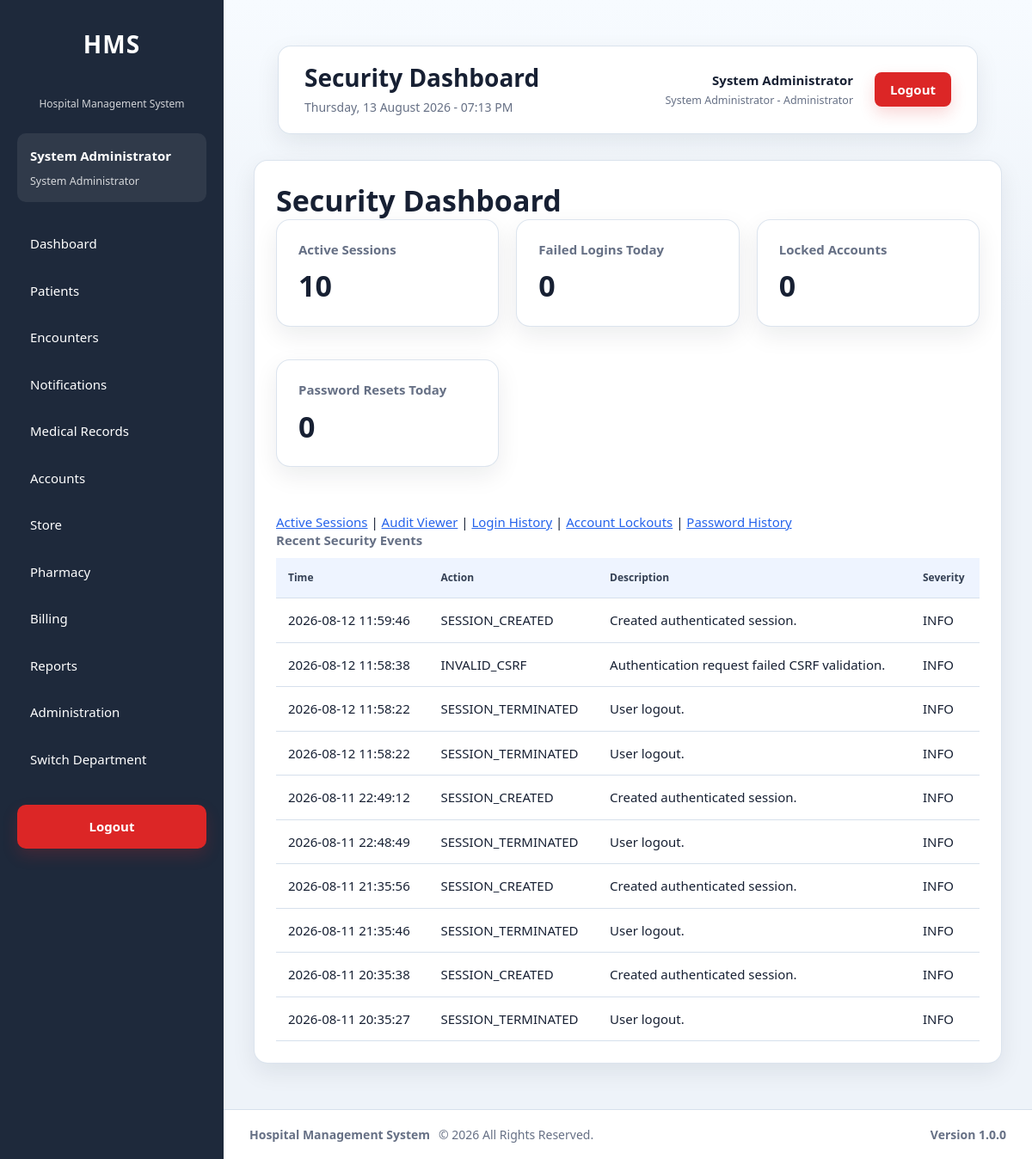
The page /modules/administration/security/dashboard.php (signed in) on the database as committed earlier.
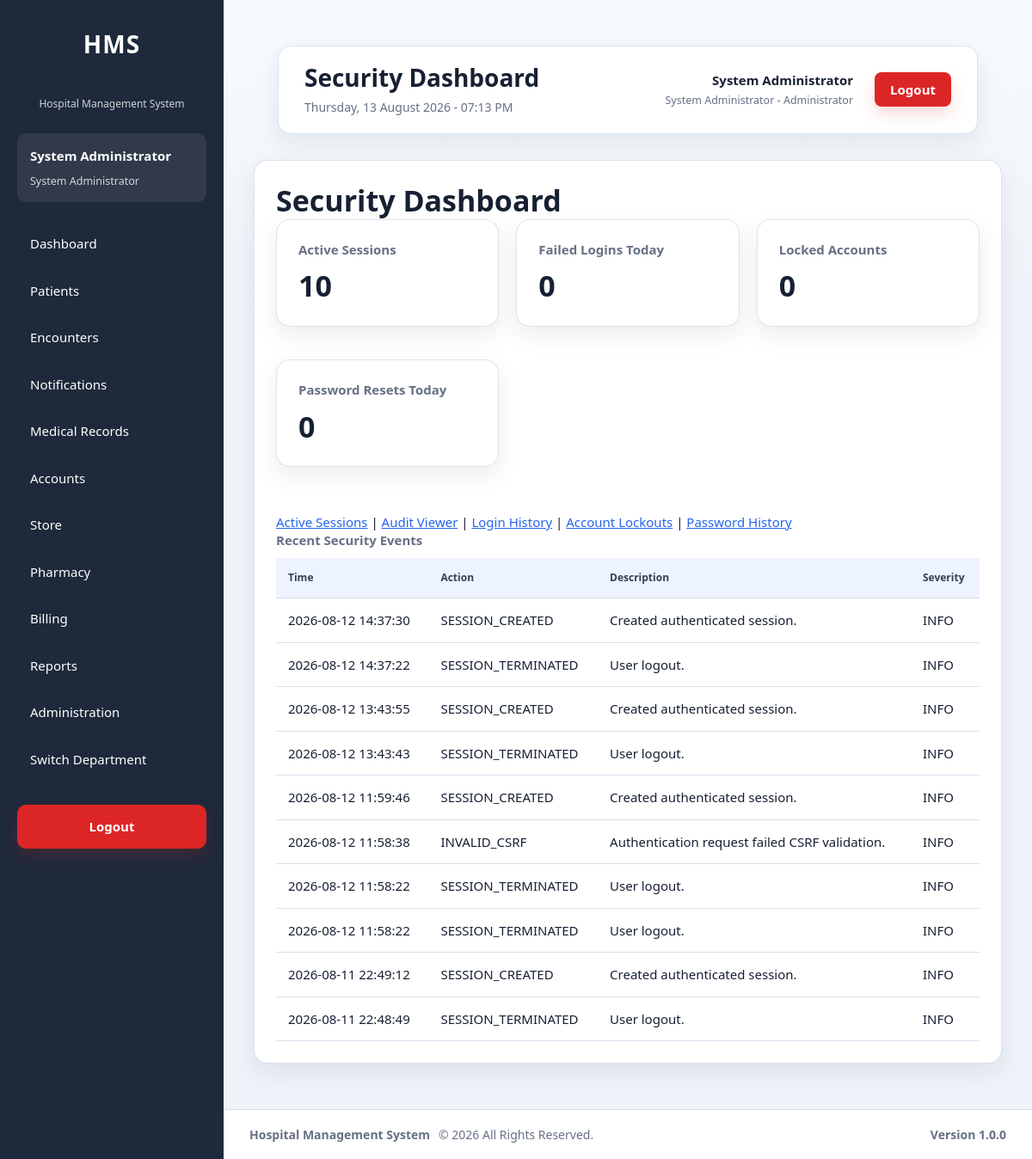
The same page on the database as committed later.
### tables this page shows
CREATE TABLE `audit_logs` (
  `id` int(11) NOT NULL AUTO_INCREMENT,
  `user_id` int(11) DEFAULT NULL,
  `visit_id` int(11) DEFAULT NULL,
  `patient_id` int(11) DEFAULT NULL,
  `module` varchar(100) NOT NULL,
  `action` varchar(100) NOT NULL,
  `description` text DEFAULT NULL,
  `ip_address` varchar(50) DEFAULT NULL,
  `user_agent` varchar(255) DEFAULT NULL,
  `department_id` int(11) DEFAULT NULL,
  `severity` varchar(20) NOT NULL DEFAULT 'INFO',
  `event_type` varchar(100) NOT NULL DEFAULT 'GENERAL',
  `created_at` timestamp NOT NULL DEFAULT current_timestamp(),
  PRIMARY KEY (`id`),
  KEY `idx_audit_user` (`user_id`),
  KEY `idx_audit_visit` (`visit_id`),
  KEY `idx_audit_patient_created` (`patient_id`,`created_at`),
  KEY `idx_audit_module` (`module`),
  KEY `idx_audit_created` (`created_at`),
  KEY `idx_audit_action_created` (`action`,`created_at`),
  KEY `idx_audit_user_created` (`user_id`,`created_at`),
  KEY `idx_audit_ip_created` (`ip_address`,`created_at`),
  KEY `idx_audit_department_created` (`department_id`,`created_at`),
  KEY `idx_audit_module_created` (`module`,`created_at`),
  KEY `idx_audit_event_created` (`event_type`,`created_at`),
  KEY `idx_audit_severity_created` (`severity`,`created_at`),
  KEY `idx_audit_visit_created` (`visit_id`,`created_at`),
  CONSTRAINT `fk_audit_department` FOREIGN KEY (`department_id`) REFERENCES `departments` (`id`) ON DELETE SET NULL ON UPDATE CASCADE,
  CONSTRAINT `fk_audit_patient` FOREIGN KEY (`patient_id`) REFERENCES `patients` (`id`) ON DELETE SET NULL ON UPDATE CASCADE,
  CONSTRAINT `fk_audit_user` FOREIGN KEY (`user_id`) REFERENCES `users` (`id`) ON DELETE SET NULL ON UPDATE CASCADE,
  CONSTRAINT `fk_audit_visit` FOREIGN KEY (`visit_id`) REFERENCES `visits` (`id`) ON DELETE SET NULL ON UPDATE CASCADE
);

### modules/administration/security/bootstrap.php (called while the page is built, shortened)
<?php
require_once __DIR__ . '/../../../config/auth.php';
require_once __DIR__ . '/../../../config/helpers.php';
require_once __DIR__ . '/../../../services/SessionService.php';
require_once __DIR__ . '/../../../services/AuditService.php';
$securityAuditService = new AuditService($pdo);

### services/AuditService.php (called while the page is built, shortened)
<?php
class AuditService
{
    private PDO $db;
    public function __construct(PDO $db)
    {
        $this->db = $db;
    }
    private function getClientIp(): string
    {
        $keys = [
            'HTTP_CLIENT_IP',
            'HTTP_X_FORWARDED_FOR',
            'REMOTE_ADDR'
        ];
        foreach ($keys as $key) {
            if (!empty($_SERVER[$key])) {
                return trim(explode(',', $_SERVER[$key])[0]);
            }
        }
        return 'UNKNOWN';
    }
    public function search(array $filters = [], int $page = 1, int $perPage = 50): array
    {
        $page = max(1, $page);
        $perPage = min(100, max(1, $perPage));
        $where = [];
        $parameters = [];
        if (!empty($filters['module'])) {
            $where[] = 'a.module = :module';
            $parameters[':module'] = $filters['module'];
        }
        $condition = $where ? ' WHERE ' . implode(' AND ', $where) : '';
        $countStmt = $this->db->prepare('SELECT COUNT(*) FROM audit_logs a' . $condition);
        $countStmt->execute($parameters);
        $total = (int)$countStmt->fetchColumn();
        $sql = '
            SELECT a.*, u.first_name, u.last_name, u.username,
                   d.department_name
            FROM audit_logs a
            LEFT JOIN users u ON u.id = a.user_id
            LEFT JOIN departments d ON d.id = a.department_id
        ' . $condition . ' ORDER BY a.created_at DESC, a.id DESC LIMIT :limit OFFSET :offset';
        $stmt = $this->db->prepare($sql);
        foreach ($parameters as $key => $value) {
            $stmt->bindValue($key, $value);
        }
        $stmt->bindValue(':limit', $perPage, PDO::PARAM_INT);
        $stmt->bindValue(':offset', ($page - 1) * $perPage, PDO::PARAM_INT);
        $stmt->execute();
        return [
            'success' => true,
            'data' => $stmt->fetchAll(PDO::FETCH_ASSOC),
            'total' => $total,
            'page' => $page,
            'per_page' => $perPage,
            'errors' => []
        ];
    }
    public function securitySummary(): array
    {
        $queries = [
            'active_sessions' => "SELECT COUNT(*) FROM active_sessions WHERE status = 'Active'",
            'failed_logins_today' => "SELECT COUNT(*) FROM audit_logs WHERE action = 'LOGIN_FAILED' AND created_at >= CURDATE()",
            'locked_accounts' => "SELECT COUNT(*) FROM users WHERE locked_at IS NOT NULL",
            'password_resets_today' => "SELECT COUNT(*) FROM audit_logs WHERE action = 'PASSWORD_RESET' AND created_at >= CURDATE()",
            'security_events_today' => "SELECT COUNT(*) FROM audit_logs WHERE module = 'Security' AND created_at >= CURDATE()"
        ];
        $summary = [];
        foreach ($queries as $key => $sql) {
            $summary[$key] = (int)$this->db->query($sql)->fetchColumn();
        }
        return ['success' => true, 'data' => $summary, 'errors' => []];
    }
}

### services/SettingsService.php (called while the page is built, shortened)
<?php
require_once __DIR__ . '/AuditService.php';
class SettingsService
{
    private PDO $pdo;
    private string $cacheNamespace;
    private static array $rowCache = [];
    public function __construct(PDO $pdo)
    {
        $this->pdo = $pdo;
        $this->cacheNamespace = (string)spl_object_id($pdo);
    }
    public function get(string $key, mixed $default = null): mixed
    {
        $row = $this->settingRow($key);
        $stored = $row['setting_value'];
        try {
            return $this->deserializeValue((string)$stored, (string)$row['setting_type']);
        } catch (Throwable $exception) {
            return $default;
        }
    }
    public function getInteger(string $key, int $default = 0): int
    {
        $value = $this->get($key, $default);
        return is_numeric($value) ? (int)$value : $default;
    }
    private function settingRow(string $key): ?array
    {
        if (array_key_exists($key, self::$rowCache[$this->cacheNamespace] ?? [])) {
            return self::$rowCache[$this->cacheNamespace][$key];
        }
        try {
            $stmt = $this->pdo->prepare(
                'SELECT * FROM system_settings WHERE setting_key = :setting_key LIMIT 1'
            );
            $stmt->execute([':setting_key' => $key]);
            $row = $stmt->fetch(PDO::FETCH_ASSOC) ?: null;
        } catch (Throwable $exception) {
            $row = null;
        }
        self::$rowCache[$this->cacheNamespace][$key] = $row;
        return $row;
    }
    private function deserializeValue(string $value, string $type): mixed
    {
        return match ($type) {
            'integer' => (int)$value,
            'boolean' => in_array(strtolower($value), ['1', 'true', 'yes', 'on'], true),
            'float' => (float)$value,
            'array' => $this->toArray($value),
            default => $value
        };
    }
}

### services/SessionService.php (called while the page is built, shortened)
<?php
class SessionService
{
    private ?PDO $pdo;
    private ?int $resolvedTimeoutSeconds = null;
    public function __construct(?PDO $pdo = null)
    {
        if ($pdo === null) {
            require_once __DIR__ . '/../config/database.php';
            $pdo = $GLOBALS['pdo'] ?? ($pdo ?? null);
        }
        $this->pdo = $pdo;
    }
    public function requireLogin(): void
    {
        $this->refreshOrExpire();
    }
    private function refreshOrExpire(): void
    {
        $lastActivity = (int)(
            $_SESSION['last_activity']
            ?? $_SESSION['login_time']
            ?? time()
        );
        if (time() - $lastActivity <= $this->sessionTimeoutSeconds()) {
            return;
        }
        exit;
    }
    private function sessionTimeoutSeconds(): int
    {
        if ($this->resolvedTimeoutSeconds !== null) {
            return $this->resolvedTimeoutSeconds;
        }
        $config = require __DIR__ . '/../config/app.php';
        $fallback = max(
            60,
            (int)($config['security']['session_timeout_seconds']
                ?? self::SESSION_TIMEOUT_SECONDS)
        );
        try {
            require_once __DIR__ . '/SettingsService.php';
            $minutes = (new SettingsService($this->pdo))->getInteger(
                'security.session_timeout_minutes',
                (int)ceil($fallback / 60)
            );
            return $this->resolvedTimeoutSeconds = max(60, $minutes * 60);
        } catch (Throwable $exception) {
            return $this->resolvedTimeoutSeconds = $fallback;
        }
    }
}

### config/auth.php (called while the page is built, shortened)
<?php
require_once __DIR__ . '/../services/SessionService.php';
$sessionService = new SessionService();
$sessionService->requireLogin();

### config/helpers.php (called while the page is built, shortened)
<?php
function e($value): string
{
    return htmlspecialchars(
        (string)$value,
        ENT_QUOTES,
        'UTF-8'
    );
}

### modules/administration/security/dashboard.php (the view, shortened to what the changed rows need)
<?php
require_once __DIR__ . '/bootstrap.php';
$securityAuditService->log(
    (int)$currentUser['id'],
    null,
    'Security',
    'SECURITY_REPORT_VIEWED',
    'Viewed the security dashboard.',
    $_SESSION['active_department_id'] ?? null,
    'INFO',
    'SECURITY_REPORT_VIEWED'
);
$summary = $securityAuditService->securitySummary()['data'] ?? [];
$recent = $securityAuditService->search(['module' => 'Security'], 1, 10)['data'] ?? [];
require_once __DIR__ . '/../../../layouts/header.php';
require_once __DIR__ . '/../../../layouts/sidebar.php';
?>
<main class="content">
    <?php require_once __DIR__ . '/../../../layouts/navbar.php'; ?>
    <section class="card">
        <h2>Security Dashboard</h2>
        <div class="stats">
            <div class="card"><h3>Active Sessions</h3><h2><?= (int)($summary['active_sessions'] ?? 0) ?></h2></div>
            <div class="card"><h3>Failed Logins Today</h3><h2><?= (int)($summary['failed_logins_today'] ?? 0) ?></h2></div>
            <div class="card"><h3>Locked Accounts</h3><h2><?= (int)($summary['locked_accounts'] ?? 0) ?></h2></div>
            <div class="card"><h3>Password Resets Today</h3><h2><?= (int)($summary['password_resets_today'] ?? 0) ?></h2></div>
        </div>
        <table><thead><tr><th>Time</th><th>Action</th><th>Description</th><th>Severity</th></tr></thead><tbody>
        <?php foreach ($recent as $event): ?><tr><td><?= e($event['created_at']) ?></td><td><?= e($event['action']) ?></td><td><?= e($event['description']) ?></td><td><?= e($event['severity']) ?></td></tr><?php endforeach; ?>
        </tbody></table>
    </section>
</main>
<?php require_once __DIR__ . '/../../../layouts/footer.php'; ?>

Rows that differ between the two databases and show on the page:
no longer on this page (row unchanged): audit_logs: created_at "2026-08-11 21:35:56", action "SESSION_CREATED", description "Created authenticated session.", severity "INFO"
no longer on this page (row unchanged): audit_logs: created_at "2026-08-11 21:35:46", action "SESSION_TERMINATED", description "User logout.", severity "INFO"
no longer on this page (row unchanged): audit_logs: created_at "2026-08-11 20:35:38", action "SESSION_CREATED", description "Created authenticated session.", severity "INFO"
no longer on this page (row unchanged): audit_logs: created_at "2026-08-11 20:35:27", action "SESSION_TERMINATED", description "User logout.", severity "INFO"
added audit_logs: created_at "2026-08-12 14:37:30", action "SESSION_CREATED", description "Created authenticated session.", severity "INFO"
added audit_logs: created_at "2026-08-12 14:37:22", action "SESSION_TERMINATED", description "User logout.", severity "INFO"
added audit_logs: created_at "2026-08-12 13:43:55", action "SESSION_CREATED", description "Created authenticated session.", severity "INFO"
added audit_logs: created_at "2026-08-12 13:43:43", action "SESSION_TERMINATED", description "User logout.", severity "INFO"
